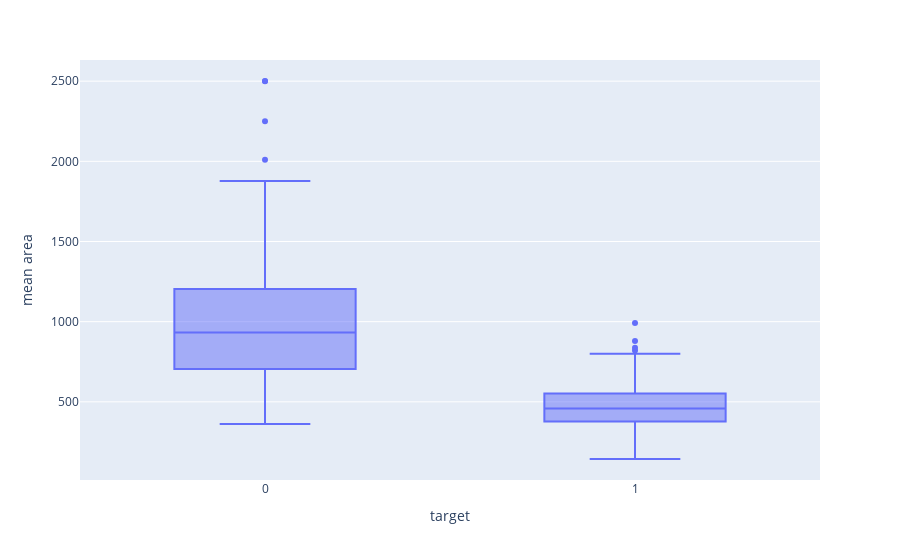

The code cell stored with this chart in its notebook:
### Code cell
fig = px.box(cancer_df, x = 'target', y = 'mean area')
fig.show()

### Figure 1 — Plotly figure (JSON) as saved in the notebook; plotly's stock layout.template omitted (floating-point values rounded to 4 significant figures; data arrays with more than 128 entries replaced by an {"elided": "..."} marker saying what was removed)
{"data": [{"alignmentgroup": "True", "hovertemplate": "target=%{x}<br>mean area=%{y}<extra></extra>", "legendgroup": "", "marker": {"color": "#636efa"}, "name": "", "notched": false, "offsetgroup": "", "orientation": "v", "showlegend": false, "type": "box", "x": {"elided": "569 int values"}, "x0": " ", "xaxis": "x", "y": {"elided": "569 float values"}, "y0": " ", "yaxis": "y"}], "layout": {"boxmode": "group", "legend": {"tracegroupgap": 0}, "margin": {"t": 60}, "xaxis": {"anchor": "y", "domain": [0, 1], "title": {"text": "target"}}, "yaxis": {"anchor": "x", "domain": [0, 1], "title": {"text": "mean area"}}}}
